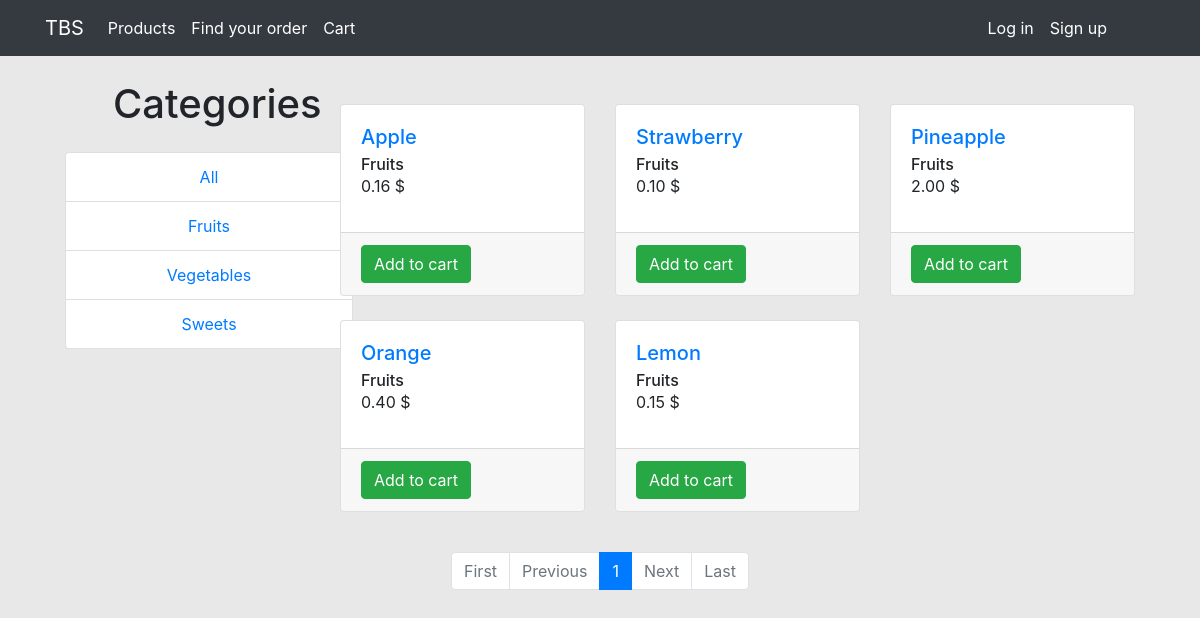
Page /products/Fruits on the committed database.
### store/models.py (models this page shows, shortened)
class Product(models.Model):
    name = models.CharField(max_length=50)
    description = models.TextField(max_length=400)
    category = models.CharField(max_length=20)
    price = models.DecimalField(max_digits=5, decimal_places=2)
    orders = models.ManyToManyField(
        'transactions.Order',
        through='transactions.Ordered'
    )

### store/views.py (the view)
# urls.py: path("products/", views.product_list, name='list'),
def product_list(request, cat=''):
    try:
        if cat == '':
            paginator = Paginator(Product.objects.all(), ITEMS_ON_PAGE)
        else:
            paginator = Paginator(Product.objects.filter(category=cat), ITEMS_ON_PAGE)
    except Product.DoesNotExist:
        return HttpResponse(status=404)
    page = request.GET.get('page')
    if not page:
        page = 1
    products = paginator.page(page)
    categories = [p.category for p in Product.objects.all()]
    categories = list(dict.fromkeys(categories))
    context = {
        'products': products,
        'categories': categories,
    }
    return render(request, 'store/list.html', context)

### store/templates/store/list.html (shortened to what this page needs)
{% extends 'base.html' %}
{% load static %}
{% block content %}
<div class="row">
    <div class="col-lg-3 col-md-6">
        <h1 class="my-4 ml-5">Categories</h1>
        <div class="list-group" style="width: 18rem">
            <a href={% url 'store:list' %} class="list-group-item text-center">All</a>
            {% for category in categories %}
                <a href="{% url 'store:list' category %}" class="list-group-item text-center">{{category}}</a>
            {% endfor %}
        </div>
    </div>
    <div class="m-auto col-lg-9">
        <div class="mt-5">
            <div class="row">
                {% for product in products %}
                    <div class="col-lg-4 col-sm-8 mb-4">
                        <div class="card" style="height: 12rem;">
                            <div class="card-body">
                                <h5 class="card-title">
                                    <a href="{% url 'store:details' product.id %}">{{product.name}}</a>
                                </h5>
                                <h6 class="card-subtitle">{{product.category}}</h6>
                                <p class="card-text">{{product.price}}&nbsp;$</p>
                            </div>
                            <div class="card-footer">
                                <input type="button" class="card-link btn btn-success" onclick="add_one({{product.id}}, 1)" value="Add to cart" />
                            </div>
                        </div>
                    </div>
                {% endfor %}
            </div>
        </div>
    </div>
</div>
<div class="row mt-3">
    <nav aria-label="..." class="m-auto">
        <ul class="pagination">
            {% if products.has_previous %}
                <li class="page-item">
                    <a class="page-link" href="?page=1">First</a>
                </li>
                <li class="page-item">
                    <a class="page-link" href="?page={{ products.previous_page_number }}">Previous</a>
                </li>
            {% else %}
                <li class="page-item disabled">
                    <span class="page-link">First</span>
                </li>
                <li class="page-item disabled">
                    <span class="page-link">Previous</span>
                </li>
            {% endif %}
                <li class="page-item active">
                    <span class="page-link">
                        {{ products.number }}
                    </span>
                </li>
            {% if products.has_next %}
                <li class="page-item">
                    <a class="page-link" href="?page={{ products.next_page_number }}">Next</a>
                </li>
                <li class="page-item">
                    <a class="page-link" href="?page={{ products.paginator.num_pages }}">Last</a>
                </li>
            {% else %}
                <li class="page-item disabled">
                    <span class="page-link">Next</span>
                </li>
                <li class="page-item disabled">
                    <span class="page-link">Last</span>
                </li>
            {% endif %}
        </ul>
    </nav>
</div>
{% endblock content %}

### rows in the picture
Product: categories "Fruits", name "Apple", category "Fruits", price "0.16"
Product: categories "Vegetables"
Product: categories "Sweets"
Product: name "Strawberry", category "Fruits", price "0.10"
Product: name "Pineapple", category "Fruits", price "2.00"
Product: name "Orange", category "Fruits", price "0.40"
Product: name "Lemon", category "Fruits", price "0.15"

### other values in the picture
{{ products.number }} "1"
